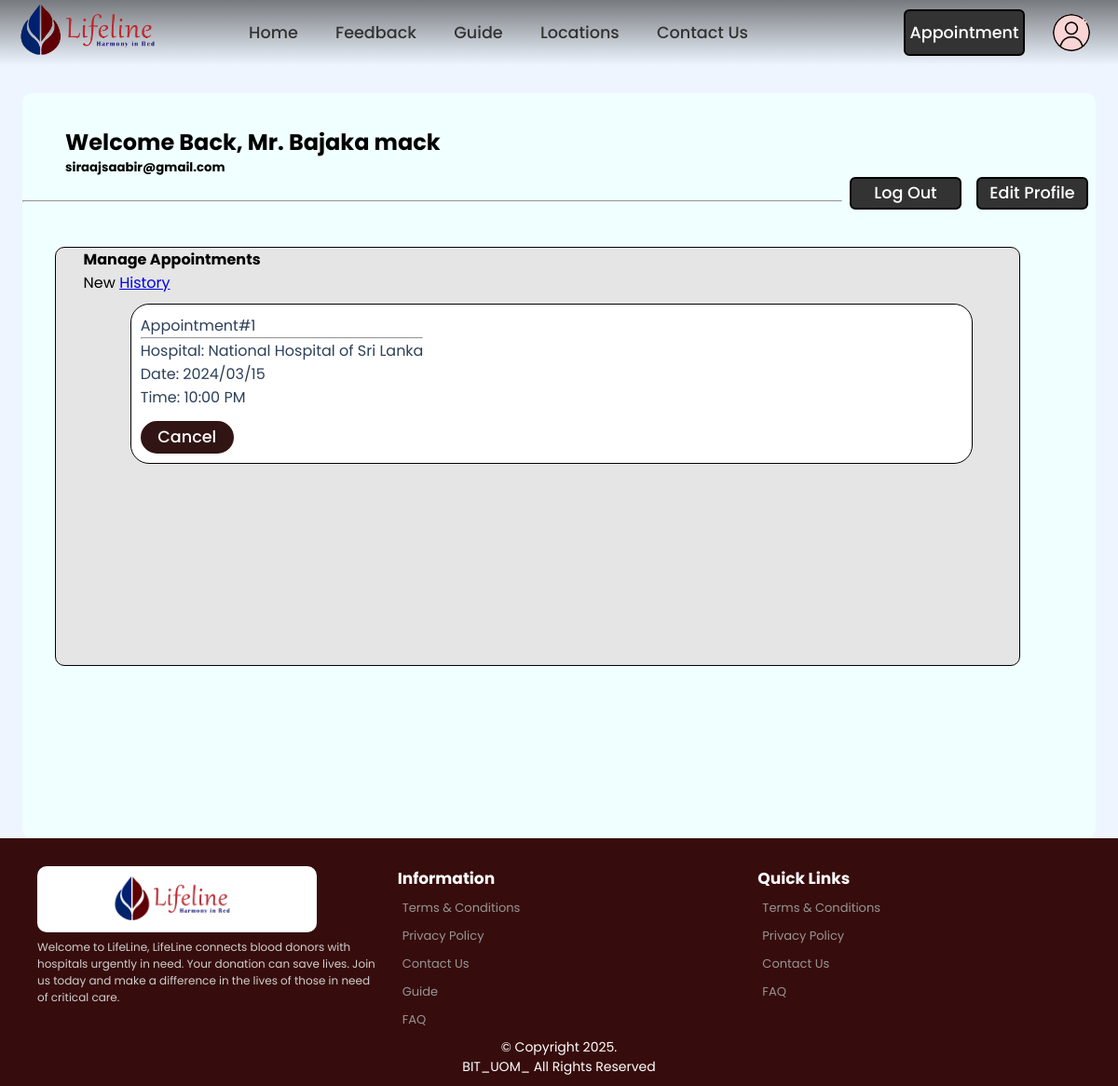
Screenshot of /donor_panel.php (signed in) with the database file from the repository.
### tables this page shows
CREATE TABLE
    appointment (
        Appointment_id INT AUTO_INCREMENT NOT NULL,
        A_Donor_id INT NULL,
        A_Guest_id INT NULL,
        A_Date VARCHAR(20) NOT NULL,
        A_Time VARCHAR(20) NOT NULL,
        A_Meridiem VARCHAR(2) NOT NULL,
        A_Hospital_id INT NOT NULL,
        Status BOOLEAN NULL,
        CONSTRAINT Appointment_PK PRIMARY KEY (Appointment_id),
        CONSTRAINT Appointment_A_Doner_id_FK1 FOREIGN KEY (A_Donor_id) REFERENCES Donor (Donor_id),
        CONSTRAINT Appointment_A_Guest_id_FK2 FOREIGN KEY (A_Guest_id) REFERENCES Guest (Guest_id),
        CONSTRAINT Appointment_A_Hospital_id_FK3 FOREIGN KEY (A_Hospital_id) REFERENCES Hospital (Hospital_id),
        CONSTRAINT Donor_or_Guest CHECK (
            (
                A_Donor_id IS NOT NULL
                AND A_Guest_id IS NULL
            )
            OR (
                A_Donor_id IS NULL
                AND A_Guest_id IS NOT NULL
            )
        )
    );

CREATE TABLE
    hospital (
        Hospital_id INT AUTO_INCREMENT NOT NULL,
        H_Name VARCHAR(50) UNIQUE NOT NULL,
        Tel_no INT (10) NOT NULL,
        Email VARCHAR(100) UNIQUE NOT NULL,
        Line1 VARCHAR(200) NOT NULL,
        City VARCHAR(100) NOT NULL,
        Postal_Code VARCHAR(15) NOT NULL,
        Country VARCHAR(30) NOT NULL,
        H_Password VARCHAR(20) NOT NULL,
        Status BOOLEAN NULL,
        H_Admin_id INT NULL,
        CONSTRAINT Hospital_PK PRIMARY KEY (Hospital_id),
        CONSTRAINT H_Admin_id_FK1 FOREIGN KEY (H_Admin_id) REFERENCES Admin (Admin_id)
    );

### CRUD/donor_manage_appoint.php (called while the page is built, shortened)
<?php
require 'dbh.crud.php';
$query = "SELECT *,
          CONCAT(appointment.A_Time, ' ', appointment.A_meridiem) AS ATM,
          hospital.H_Name AS HospitalName
          FROM appointment
          LEFT JOIN hospital ON appointment.A_Hospital_id = hospital.Hospital_id
          WHERE A_Donor_id=$_SESSION[userID] AND appointment.Status IS NULL ";
$result_appointments = mysqli_query($conn, $query);

### donor_panel.php (the view, shortened to what this page needs)
<?php
require 'header.php';
require 'CRUD/donor_manage_Appoint.php';
?>
<!DOCTYPE html>
<html>
<head>
  <link rel="stylesheet" href="css/donor_panel.css" />
</head>
<body>
  <main class="frame">
    <div class="sec1">
      <div class="row1">
        <?php
        echo "<h2 class=\"title\">Welcome Back, " . $_SESSION['username'] . "</h2>";
        ?>
        <div>
          <?php echo "<h5 class=\"head\">" . $_SESSION['email'] . "</h5>"; ?>
        </div>
        <div class="but1">
          <button class="editB" onclick="document.location='donor_edit.php'">
            Edit Profile
          </button>
        </div>
        <div class="but3">
          <button class="logout" name='logout' onclick="document.location='logout.php' ">Log Out</button>
        </div>
      </div>
    </div>
    <br />
    <hr />
    <br>
    <div class="sec2">
      <div class="container">
        <h4>Manage Appointments</h4>
        <div class="hyperL">
          <label>New</label>
          <a href="donor_appointment_history.php">History</a>
        </div>
        <?php
        while ($row = mysqli_fetch_assoc($result_appointments)) {
          $AppointmentID = $row['Appointment_id'];
          $AppointmentDate = $row['A_Date'];
          $AppointmentTime = $row['ATM'];
          $HospitalName = $row['HospitalName'];
        ?>
          <div class="temp">
            <div class="info">
              <label> Appointment#<?php echo $AppointmentID ?></label>
              <hr>
              <label>Hospital: <?php echo $HospitalName ?></label>
              <br>
              <label>Date: <?php echo $AppointmentDate ?></label>
              <br>
              <label>Time: <?php echo $AppointmentTime ?></label>
              <br>
              </div>
              <form method="post">
                <button class="Cancelled" name="Cancel" type="submit" onclick="return confirm('Are You Sure ?')">Cancel</button>
              </form>
              </div>
          <?php
        }
          ?>
  </main>
</body>
</html>
<?php
require 'footer.php';
?>

### css/index.css (style rules this page uses)
* { margin: 0; padding: 0; box-sizing: border-box; font-family: 'Poppins', sans-serif; }
body { justify-content: center; align-items: center; background-color:#EEF5FF; margin-top: 100px; min-height: 100vh; }

### css/donor_panel.css (style rules this page uses)
.frame { background-color:azure; border-color: black; border: 2%; border-radius: 10px; width: 96%; height: 100%; padding: auto; margin:auto; z-index: 1; }
.row1 { margin-left: 30%; }
.editB,.logout { float:right; margin: 0 8px; width: 120px; height: 35px; border: 2px solid #000000; outline:none; border-radius: 6px; font-size: 1.1em; color: white; background-color: #333; font-weight: 500; transition: .5s; }
.row1,.editB,.logout { display: inline; }
.container { margin: auto; border-radius: 10px; border: 1px solid #000000; background-color:#E5E5E5; padding-left: 30px; width: 90%; height: 450px; overflow: hidden; overflow-y: scroll; }
.post,.Edit,.Cancel,.Cancelled,.Approved { display: block; margin-top: 1.5%; margin-right: 5%; width: 100px; height: 35px; border: 2px solid #311414; outline:none; border-radius: 50px; font-size: 1.1em; color: white; cursor: pointer; background-color: #311414; font-weight: 500; transition: .5s; }
.temp .info,.Cancelled,.Approved { display: inline-block; }
.temp .info,.Edit,.Cancel { display: inline-block; }
.temp { color: #2D4059; border: 1px solid black; background-color: white; width: 90%; padding: 10px; border-radius: 20px; display: block; margin: auto; margin-top: 1%; }
.container { margin-top: 2%; margin-left: 3%; }
.title { padding-top: 3%; }
.title,.head { margin-left: 4%; }

### rows the page displays
appointment: Appointment_id "1", A_Hospital.H_Name "National Hospital of Sri Lanka", A_Date "2024/03/15", AppointmentTime "10:00 PM"

### other values shown
$_SESSION['username'] "Mr. Bajaka mack"
$_SESSION['email'] "siraajsaabir@gmail.com"
